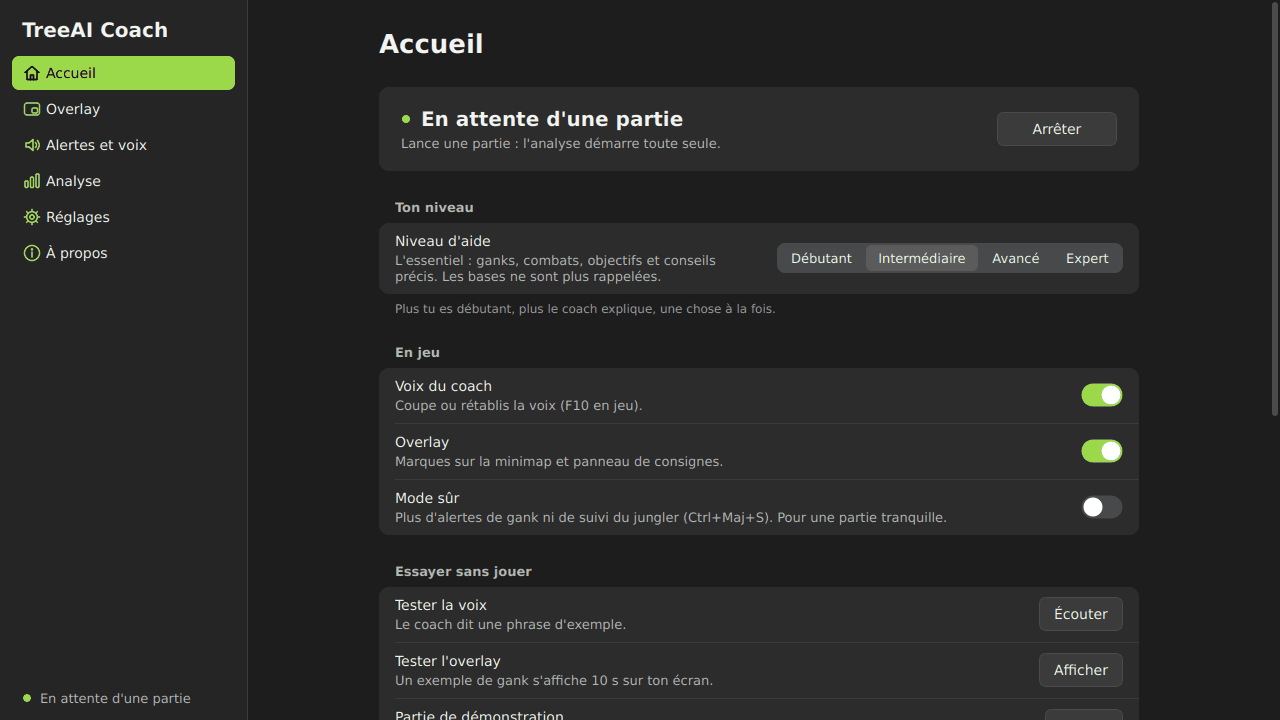
#> input picture docs/img/launcher-accueil-sombre.png, 1280 x 720 px
$ python -i comfort.py   (imports and definitions only)
#> lines starting #> are read from the running program, lines starting #| are printed output that depends on the picture
"""In-game comfort: what must NOT annoy the player (noise budget, danger flash, voice ducking, analysis rate).

Real feedback (Seraphine game, 2026-10-28, 40 min): 228 messages (5.6 / min: macro 91, roam 37, personal
danger 26, praise 20, objective 18, scoreboard 17), a thick red frame around the whole screen while the
shop was open, the coach talking all the time. Every rule here is pure, thread-safe and never raises.

* :class:`NoiseBudget` - the LAST gate before a message is written (HUD line / toast) or spoken, after
  every other policy (``voice_policy``, ``presenter``, the throttler):

  - DANGER (level 2, a gank warning, my base attacked) is never capped; the same danger text is not
    repeated within :data:`DANGER_REPEAT_S`;
  - quiet moments (:class:`Quiet`: loading, dead, in base, shop open, fight) -> only DANGER (and the
    death lesson / what the player asked);
  - objective timers only for an objective my role plays or that I stand next to
    (``voice_policy.objective_involved``);
  - praise at most once per :data:`PRAISE_GAP_S`, scoreboard insights once per :data:`SCOREBOARD_GAP_S`;
  - never the same text twice within :data:`REPEAT_S` (written or spoken);
  - per skill level, at most :data:`LEVEL_CAPS` written / spoken lines per rolling minute outside danger.

* :class:`FlashPulse` - the red screen-edge flash: ``subtle`` (default) = a thin frame, one soft pulse of
  :data:`SUBTLE_PULSE_S` at :data:`SUBTLE_PEAK` opacity; ``full`` = the old bright frame, fading over
  :data:`FULL_PULSE_S` (never longer than 2 s); one pulse per danger episode (:data:`FLASH_REARM_S`);
  never while dead, in base, the shop open or in a fight (the banner says it).

* :func:`ducked_volume` - less urgent spoken lines are quieter than danger (``cfg.voice_ducking``).

* :func:`low_value_reason` - when the minimap analysis cannot change anything for the player (dead,
  in base with the shop open, loading screen), the engine analyses at :data:`LOW_VALUE_FPS`.
"""

from __future__ import annotations

import logging
import math
import threading
from collections import deque
from dataclasses import dataclass
from typing import Any

log = logging.getLogger(__name__)

# ---------------------------------------------------------------------------------- noise budget
#: per skill level: (written lines, spoken lines) per rolling minute, danger excluded
LEVEL_CAPS: dict[str, tuple[int, int]] = {
    "debutant": (3, 2), "intermediaire": (3, 2), "avance": (2, 1), "expert": (1, 1)}
WINDOW_S = 60.0
REPEAT_S = 60.0                # the same text (normalised) is never written / said twice within this
DANGER_REPEAT_S = 20.0         # ... a danger text: a new gank 20 s later is a new gank
PRAISE_GAP_S = 300.0           # one praise per 5 minutes
SCOREBOARD_GAP_S = 180.0       # one scoreboard insight per 3 minutes
LOADING_GT_S = 15.0            # game clock below this: loading screen / fountain start

_DANGER = 2
_WARNING = 1
_GANK_KINDS = ("jungler_approach", "roam_approach", "collapse")
#: never budgeted: the player asked (F9) / the death lesson (the one thing shown while dead)
_EXEMPT_KINDS = ("jungler_where", "death_recap")


@dataclass(frozen=True)
class Quiet:
    """What the player is busy with right now (any True = only DANGER gets through)."""

    loading: bool = False
    dead: bool = False
    in_base: bool = False
    shop_open: bool = False
    fight: bool = False

    # [5 lines left out: function reason, not called in this run]


def _kind(alert: Any) -> str:
    k = getattr(alert, "kind", None)
    return str(getattr(k, "value", k) or "")


# [5 lines left out: function _level, not called in this run]


def _norm(text: Any) -> str:
    return " ".join(str(text or "").casefold().split())


# [7 lines left out: function is_danger, not called in this run]


def normalize_level(level: Any) -> str:
    s = str(level or "").strip().casefold()
    return s if s in LEVEL_CAPS else "intermediaire"


class NoiseBudget:
    """THE last gate on what reaches the player. ``allow`` checks AND records (one call per
    message actually written / spoken). Thread-safe, never raises (allows on error)."""

    # [12 lines left out: functions __init__, reset, not called in this run]

    def set_level(self, level: Any) -> None:
        self.level = normalize_level(level)

    def _count(self, what: str) -> None:
        self.stats[what] = self.stats.get(what, 0) + 1

    # [74 lines left out: functions allow, _why_not, _remember, not called in this run]


# ---------------------------------------------------------------------------------- danger flash
FLASH_STYLES = ("subtle", "full")
SUBTLE_PEAK = 0.55
SUBTLE_PULSE_S = 1.2
FULL_PULSE_S = 2.0
FLASH_REARM_S = 8.0            # one pulse per danger episode: a new one at most every 8 s


class FlashPulse:
    """The danger flash intensity (0..1) at ``now``. Not thread-safe by itself: one owner (the
    overlay state builder). Never raises."""

    def __init__(self) -> None:
        self._src: float | None = None      # the danger time that started / was skipped last
        self._start: float | None = None

    # [21 lines left out: function intensity, not called in this run]


def flash_thickness_scale(style: Any) -> float:
    """Frame thickness factor of the flash style (1.0 = the old 10 px at 1080p)."""
    return 0.4 if str(style or "subtle") != "full" else 1.0


# ---------------------------------------------------------------------------------- voice
#: a spoken line's volume factor by level (0 info, 1 warning, 2 danger) when ducking is on
DUCK_GAIN = {0: 0.7, 1: 0.85, 2: 1.0}


# [10 lines left out: function ducked_volume, not called in this run]


# ---------------------------------------------------------------------------------- analysis rate
LOW_VALUE_FPS = 2.0            # minimap analysis rate while it cannot matter


# [15 lines left out: function low_value_reason, not called in this run]


STATIC_FPS = 2.5               # minimap analysis rate while the minimap does not change at all (game paused...)
STATIC_MAX_DIFF = 4            # max |diff| (0..255) between two 48 x 48 grey thumbnails = "nothing moved"
STATIC_FRAMES = 3              # ... for this many frames in a row


class SceneMotion:
    """Does the minimap move? A 48 x 48 grey thumbnail compared with the previous one (~0.1 ms).
    Any walking champion, ping, camera move or fog change breaks the streak. Never raises."""

    def __init__(self) -> None:
        self._prev: Any = None
        self.still = 0

    def update(self, frame: Any) -> bool:
        """Feed one frame; True when the scene has been static for :data:`STATIC_FRAMES` frames."""
        try:
            import cv2
            import numpy as np

            if frame is None or getattr(frame, "size", 0) == 0:
                self._prev, self.still = None, 0
                return False
            g = frame if frame.ndim == 2 else cv2.cvtColor(frame, cv2.COLOR_BGR2GRAY)
            th = cv2.resize(g, (48, 48), interpolation=cv2.INTER_AREA)
            prev, self._prev = self._prev, th
            if prev is None or prev.shape != th.shape:
                self.still = 0
                return False
            d = int(np.max(cv2.absdiff(th, prev)))
            self.still = self.still + 1 if d <= STATIC_MAX_DIFF else 0
            return self.still >= STATIC_FRAMES
        except Exception:
            self._prev, self.still = None, 0
            return False

    def reset(self) -> None:
        self._prev, self.still = None, 0


# [12 lines left out: function calm_period, not called in this run]


# ---------------------------------------------------------------------------------- beeps
BEEP_SAME_S = 20.0             # the same threat beeps at most once per 20 s
BEEP_MIN_GAP_S = 5.0           # ... and any two beeps are at least 5 s apart (a NEW danger within 20 s)


# [7 lines left out: function threat_id, not called in this run]


class BeepGate:
    """THE danger beep rule: only for a DANGER that is spoken / shown (called after the noise budget),
    never while dead / in base / shop open (except my base attacked), the same threat once per
    :data:`BEEP_SAME_S`, any two beeps :data:`BEEP_MIN_GAP_S` apart. Thread-safe, never raises."""

    def __init__(self) -> None:
        self._lock = threading.Lock()
        self.reset()

    # [108 lines left out: functions reset, allow, engine_beep_allowed, _finite, engine_quiet, _engine_budget and 2 more, not called in this run]


#: the Discord bot's spoken calls under the same caps (per minute, repeats); ganks are danger
BOT_CAPPED = frozenset({"team_call", "objective", "team_brain", "coach", "jungler_seen", "summary"})
BOT_DANGER = frozenset({"gank", "ally_gank"})


class _BotCall:
    # [22 lines left out: functions __init__, bot_allow, not called in this run]


__all__ = ["LEVEL_CAPS", "Quiet", "NoiseBudget", "is_danger", "FlashPulse", "FLASH_STYLES",
           "flash_thickness_scale", "ducked_volume", "DUCK_GAIN", "low_value_reason", "LOW_VALUE_FPS", "engine_quiet",
           "engine_allow", "engine_reset", "bot_allow", "SceneMotion", "calm_period",
           "BeepGate", "engine_beep_allowed", "threat_id"]

>>> import cv2
>>> picture = cv2.imread('../docs/img/launcher-accueil-sombre.png')
#> picture is the input picture: shape (720, 1280, 3); mean B, G, R 39.4, 41.7, 40.1
>>> result = SceneMotion().update(picture)
#> in update, `th = cv2.resize(g, (48, 48), interpolation=cv2.INTER_AREA)`:
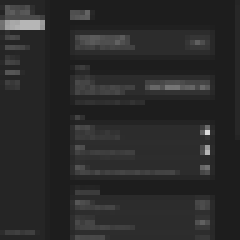
#> th: shape (48, 48) (shown 5 times larger); min 29, max 221, mean 41.4
#> result = False
